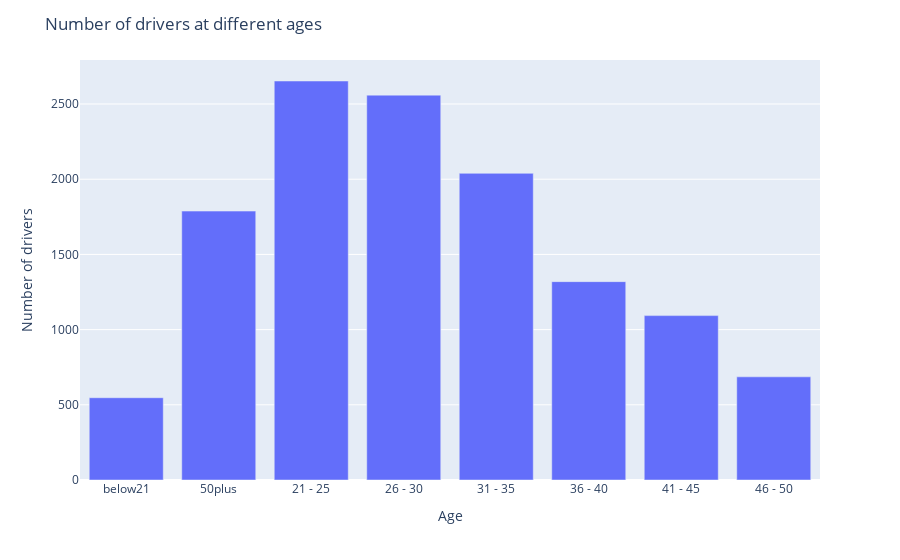

The cell this chart's notebook holds for it:
### Markdown cell above
### Age of drivers
- The bar chart below shows the distribution of ages of drivers who received coupons.
- Most of the drivers age between 21 to 25.

### Code cell
data_age = data['age'].value_counts().to_frame().reset_index()
data_age = data_age.rename(columns={'index': 'Age', 'age': 'Number of drivers'})
df_age_mapping = pd.DataFrame({'Age':['below21', '21', '26', '31', '36', '41', '46', '50plus']})
sort_mapping_age = df_age_mapping.reset_index().set_index('Age')
data_age['age_sort']=data_age['Age'].map(sort_mapping_age['index'])
data_age =data_age.sort_values('age_sort')

bar_age = px.bar(data_age, x = 'Age', y = 'Number of drivers')
bar_age.update_layout(title = 'Number of drivers at different ages')

### Figure 1 — Plotly figure (JSON) as saved in the notebook; plotly's stock layout.template omitted (floating-point values rounded to 4 significant figures)
{"data": [{"alignmentgroup": "True", "hovertemplate": "Age=%{x}<br>Number of drivers=%{y}<extra></extra>", "legendgroup": "", "marker": {"color": "#636efa", "pattern": {"shape": ""}}, "name": "", "offsetgroup": "", "orientation": "v", "showlegend": false, "textposition": "auto", "type": "bar", "x": ["below21", "50plus", "21 - 25", "26 - 30", "31 - 35", "36 - 40", "41 - 45", "46 - 50"], "xaxis": "x", "y": [547, 1788, 2653, 2559, 2039, 1319, 1093, 686], "yaxis": "y"}], "layout": {"barmode": "relative", "legend": {"tracegroupgap": 0}, "margin": {"t": 60}, "title": {"text": "Number of drivers at different ages"}, "xaxis": {"anchor": "y", "domain": [0, 1], "title": {"text": "Age"}}, "yaxis": {"anchor": "x", "domain": [0, 1], "title": {"text": "Number of drivers"}}}}
